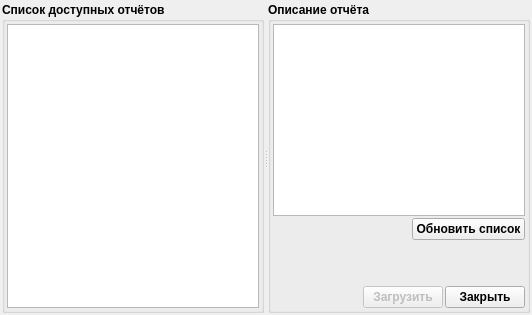
<?xml version="1.0" encoding="UTF-8"?>
<ui version="4.0">
 <class>OpenCuteReport</class>
 <widget class="QWidget" name="OpenCuteReport">
  <property name="geometry">
   <rect>
    <x>0</x>
    <y>0</y>
    <width>532</width>
    <height>315</height>
   </rect>
  </property>
  <property name="windowTitle">
   <string>Загрузка отчётов CuteReport</string>
  </property>
  <property name="windowIcon">
   <iconset resource="../icons.qrc">
    <normaloff>:/CuteReport/ico/cutereport_logo_64x64.ico</normaloff>:/CuteReport/ico/cutereport_logo_64x64.ico</iconset>
  </property>
  <layout class="QGridLayout" name="gridLayout">
   <property name="leftMargin">
    <number>2</number>
   </property>
   <property name="topMargin">
    <number>2</number>
   </property>
   <property name="rightMargin">
    <number>2</number>
   </property>
   <property name="bottomMargin">
    <number>2</number>
   </property>
   <property name="spacing">
    <number>2</number>
   </property>
   <item row="0" column="0">
    <widget class="QSplitter" name="splitter">
     <property name="orientation">
      <enum>Qt::Horizontal</enum>
     </property>
     <property name="handleWidth">
      <number>4</number>
     </property>
     <widget class="QWidget" name="verticalLayoutWidget">
      <layout class="QVBoxLayout" name="verticalLayout_3">
       <item>
        <widget class="QGroupBox" name="groupBox_2">
         <property name="font">
          <font>
           <weight>75</weight>
           <bold>true</bold>
          </font>
         </property>
         <property name="title">
          <string>Список доступных отчётов</string>
         </property>
         <layout class="QVBoxLayout" name="verticalLayout_2">
          <property name="spacing">
           <number>2</number>
          </property>
          <property name="leftMargin">
           <number>2</number>
          </property>
          <property name="topMargin">
           <number>2</number>
          </property>
          <property name="rightMargin">
           <number>2</number>
          </property>
          <property name="bottomMargin">
           <number>2</number>
          </property>
          <item>
           <widget class="QListView" name="reportsList">
            <property name="editTriggers">
             <set>QAbstractItemView::NoEditTriggers</set>
            </property>
           </widget>
          </item>
         </layout>
        </widget>
       </item>
      </layout>
     </widget>
     <widget class="QWidget" name="verticalLayoutWidget_2">
      <layout class="QVBoxLayout" name="verticalLayout_4">
       <item>
        <widget class="QGroupBox" name="groupBox">
         <property name="font">
          <font>
           <weight>75</weight>
           <bold>true</bold>
          </font>
         </property>
         <property name="title">
          <string>Описание отчёта</string>
         </property>
         <property name="flat">
          <bool>false</bool>
         </property>
         <layout class="QVBoxLayout" name="verticalLayout">
          <property name="spacing">
           <number>2</number>
          </property>
          <property name="leftMargin">
           <number>2</number>
          </property>
          <property name="topMargin">
           <number>2</number>
          </property>
          <property name="rightMargin">
           <number>2</number>
          </property>
          <property name="bottomMargin">
           <number>2</number>
          </property>
          <item>
           <widget class="QTextEdit" name="discriptionReport">
            <property name="font">
             <font>
              <pointsize>10</pointsize>
              <weight>50</weight>
              <bold>false</bold>
             </font>
            </property>
            <property name="readOnly">
             <bool>true</bool>
            </property>
           </widget>
          </item>
          <item>
           <layout class="QHBoxLayout" name="horizontalLayout_2">
            <item>
             <spacer name="horizontalSpacer_2">
              <property name="orientation">
               <enum>Qt::Horizontal</enum>
              </property>
              <property name="sizeHint" stdset="0">
               <size>
                <width>40</width>
                <height>20</height>
               </size>
              </property>
             </spacer>
            </item>
            <item>
             <widget class="QPushButton" name="updateListReportsButton">
              <property name="text">
               <string>Обновить список</string>
              </property>
              <property name="icon">
               <iconset resource="../icons.qrc">
                <normaloff>:/48x48/update/ico/update_48x48.png</normaloff>:/48x48/update/ico/update_48x48.png</iconset>
              </property>
             </widget>
            </item>
           </layout>
          </item>
          <item>
           <spacer name="verticalSpacer">
            <property name="orientation">
             <enum>Qt::Vertical</enum>
            </property>
            <property name="sizeHint" stdset="0">
             <size>
              <width>20</width>
              <height>40</height>
             </size>
            </property>
           </spacer>
          </item>
          <item>
           <layout class="QHBoxLayout" name="horizontalLayout">
            <property name="spacing">
             <number>2</number>
            </property>
            <property name="sizeConstraint">
             <enum>QLayout::SetDefaultConstraint</enum>
            </property>
            <item>
             <spacer name="horizontalSpacer">
              <property name="orientation">
               <enum>Qt::Horizontal</enum>
              </property>
              <property name="sizeHint" stdset="0">
               <size>
                <width>40</width>
                <height>20</height>
               </size>
              </property>
             </spacer>
            </item>
            <item>
             <widget class="QPushButton" name="loadButton">
              <property name="enabled">
               <bool>false</bool>
              </property>
              <property name="text">
               <string>Загрузить</string>
              </property>
              <property name="icon">
               <iconset resource="../icons.qrc">
                <normaloff>:/16x16/apply/ico/apply_16x16.png</normaloff>:/16x16/apply/ico/apply_16x16.png</iconset>
              </property>
             </widget>
            </item>
            <item>
             <widget class="QPushButton" name="closeButton">
              <property name="text">
               <string>Закрыть</string>
              </property>
              <property name="icon">
               <iconset resource="../icons.qrc">
                <normaloff>:/16x16/cancelDel/ico/button_cancel_16x16 (1).png</normaloff>:/16x16/cancelDel/ico/button_cancel_16x16 (1).png</iconset>
              </property>
             </widget>
            </item>
           </layout>
          </item>
         </layout>
        </widget>
       </item>
      </layout>
     </widget>
    </widget>
   </item>
  </layout>
 </widget>
 <resources>
  <include location="../icons.qrc"/>
 </resources>
 <connections/>
</ui>
